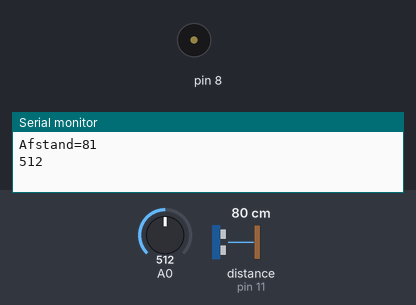
A sketch run on a simulated Arduino Uno, built with avr-gcc and run on an emulated ATmega328P. Parts: buzzer (waves = sounding), the last lines printed to the serial monitor. Inputs (shaded band) come from the test bench; at power-on: distance to the obstacle (sensor on pin 11) 80 cm, A0 = 512.

Above: at 1.13 s.
2.1 s: distance to the obstacle (sensor on pin 11) set to 2 cm
At 2.49 s:
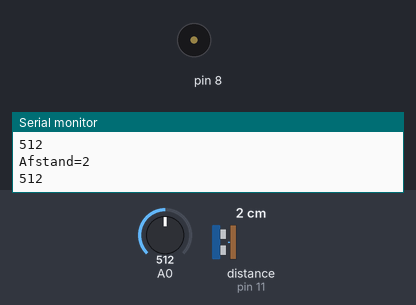
5.6 s: A0 set to 111
9.1 s: A0 set to 94
At 9.1 s:
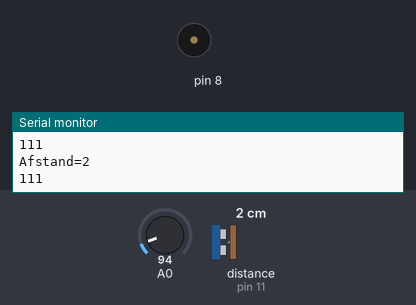
10.6 s: A0 set to 110
At 10.92 s:
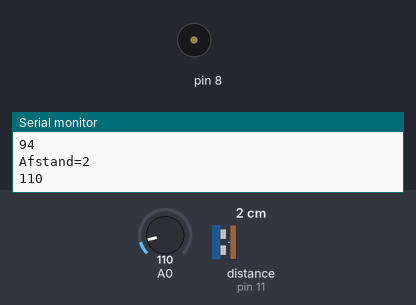
14.1 s: distance to the obstacle (sensor on pin 11) set to 35 cm
At 14.42 s:
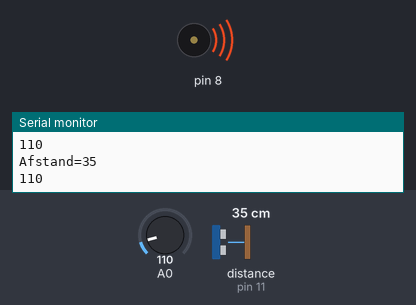
Timing chart, 0 to 18.6 s (numbered marks = the images above; inputs shaded):
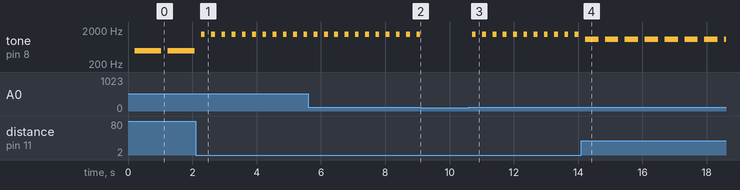

Measured:
- the behaviour switches between 101 and 100 on A0 (found by bisection; images 1 and 2)
- after the input at 2.1 s, tone on pin 8: alternates 1475 Hz for 0.12 s and silent for 0.20 s, starting after 0.17 s
- after the input at 9.1 s, tone on pin 8: stops changing and stays silent
- after the input at 10.6 s, tone on pin 8: alternates 1475 Hz for 0.12 s and silent for 0.20 s, starting after 0.11 s
- after the input at 14.1 s, tone on pin 8: alternates 1063 Hz for 0.42 s and silent for 0.20 s, starting after 0.12 s
- by itself, tone on pin 8: alternates 488 Hz for 0.83 s and silent for 0.21 s

The sketch:

sonarHeadset.ino
```cpp
#include <NewTone.h>
#include <NewPing.h>

NewPing sonar(10,11);

void setup() {
  Serial.begin(9600);
  pinMode(8, OUTPUT);
  pinMode(A0, INPUT);
}

void loop() {
  delay(200);

  int value = analogRead(A0);
  int distance = sonar.ping_cm();
  int frequency = map(distance, 0, 100, 1500, 250);
  int toneDelay = map(distance, 0, 100, 100, 1000);

  Serial.print("Afstand=");
  Serial.println(distance);
  Serial.println(value);

  if (value > 100) {

    if (distance == 0) {
      noNewTone(8);
    } else {
    NewTone(8, frequency);
    delay(toneDelay);
    noNewTone(8);
    }
  }
}
```
